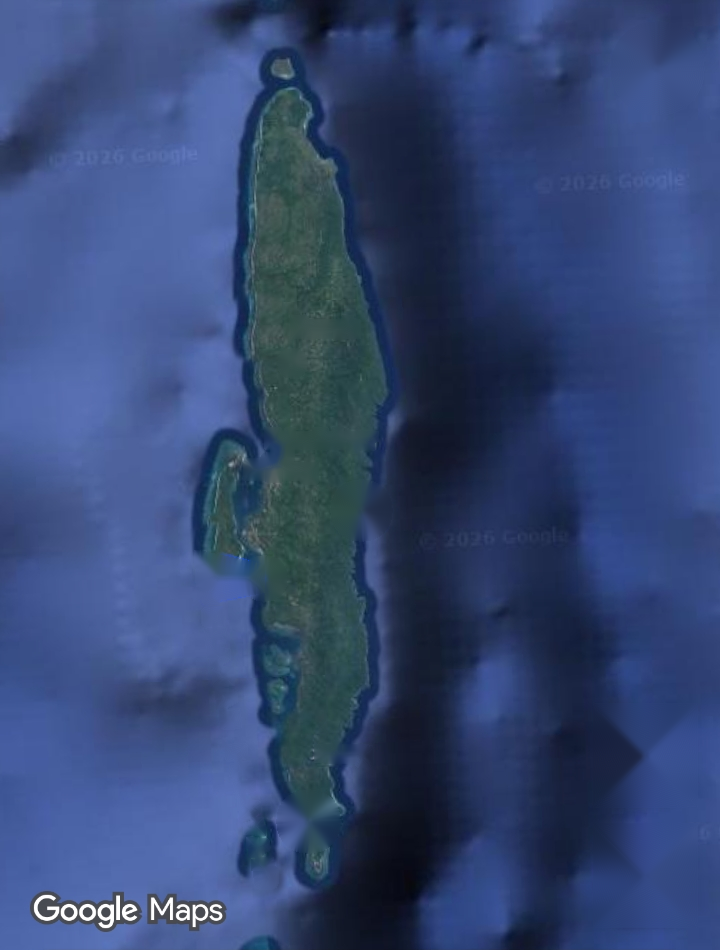
#> input picture assets/maps/bahuluang/peta-1.png, 720 x 950 px, given in place of peta-1-asli.jpg, which was not available
$ python bersihkan_peta.py
#> lines starting #> are read from the running program, lines starting #| are printed output that depends on the picture; after the words box and inside, x2 and y2 are one past the last pixel; in counts of white or black regions, pixels touching at a corner belong together
"""Bersihkan screenshot Google Maps: hapus UI aplikasi, pin, label & skala; logo "Google Maps" & watermark © Google TETAP dipertahankan (atribusi wajib).
Run: python3 assets/maps/bahuluang/bersihkan_peta.py -> assets/maps/bahuluang/peta-N.png (720x950)"""
import cv2, numpy as np, pathlib
H = pathlib.Path(__file__).parent
TOP, BOT = 200, 1150                      # buang kolom cari, chip, dan panel bawah
BTN = [("c", 657, 268, 42), ("r", 598, 908, 692, 1002), ("r", 598, 1028, 692, 1122)]   # tombol lapisan, lokasi, rute
M = {
 1: [("c", 258, 527, 28), ("t", 284, 512, 365, 543), ("c", 292, 563, 10), ("t", 262, 624, 380, 660), ("t", 240, 656, 322, 684), ("c", 326, 703, 11),
     ("c", 361, 710, 26), ("c", 264, 778, 18), ("p", [(196, 752), (262, 766), (262, 790), (204, 800)]), ("c", 209, 741, 11), ("t", 190, 742, 284, 1092),
     ("c", 300, 928, 11), ("c", 298, 950, 11), ("t", 296, 938, 372, 966), ("c", 308, 1021, 27), ("c", 266, 1077, 11)],
 2: [("c", 383, 303, 27), ("c", 364, 418, 27), ("c", 418, 773, 27), ("t", 506, 414, 590, 442), ("t", 316, 562, 444, 590), ("t", 496, 690, 562, 718),
     ("t", 90, 636, 190, 980), ("c", 207, 1052, 27)],
 3: [("t", 238, 200, 336, 480), ("t", 136, 672, 304, 728), ("c", 328, 695, 28), ("t", 112, 855, 244, 890), ("c", 272, 868, 28)],
 4: [],
 5: [("t", 76, 826, 280, 860), ("c", 305, 840, 28), ("r", 436, 1050, 580, 1104)],
 6: [("r", 450, 1050, 580, 1104)],
 7: [("t", 260, 720, 394, 752), ("c", 420, 732, 28), ("c", 657, 373, 40)],
}
def clone(im, sm):
    """Isi area bertopeng dengan tekstur tetangga (geser sumber, pilih yang paling menyatu), tepi dihaluskan."""
    ys, xs = np.nonzero(sm); y0, y1, x0, x1 = ys.min(), ys.max() + 1, xs.min(), xs.max() + 1
    h, w = y1 - y0, x1 - x0; ring = cv2.dilate(sm, np.ones((9, 9), np.uint8)) & ~sm
    wide = cv2.dilate(sm, np.ones((31, 31), np.uint8)) & ~sm
    gray = cv2.cvtColor(im, cv2.COLOR_BGR2GRAY).astype(float)
    hp = np.abs(gray - cv2.GaussianBlur(gray, (0, 0), 3))
    if hp[wide > 0].mean() < 6:                       # area polos (laut) -> isi halus
        return cv2.inpaint(im, cv2.dilate(sm, np.ones((5, 5), np.uint8)), 9, cv2.INPAINT_TELEA)
    best = None
    for dx, dy in [(-1.3, 0), (1.3, 0), (0, -1.3), (0, 1.3), (-1.3, -1.3), (1.3, 1.3), (-1.3, 1.3), (1.3, -1.3), (-2.4, 0), (0, -2.4), (0, 2.4)]:
        ox, oy = int(dx * w), int(dy * h)
        if not (0 <= x0 + ox and x1 + ox <= im.shape[1] and 0 <= y0 + oy and y1 + oy <= im.shape[0]): continue
        if (ALL[y0 + oy:y1 + oy, x0 + ox:x1 + ox] > 0).any(): continue
        sh = np.roll(np.roll(im, -oy, 0), -ox, 1)
        err = np.abs(sh[ring > 0].astype(int) - im[ring > 0].astype(int)).mean()
        if best is None or err < best[0]: best = (err, sh)
    if best is None: return cv2.inpaint(im, sm, 9, cv2.INPAINT_TELEA)
    a = cv2.GaussianBlur(cv2.dilate(sm, np.ones((7, 7), np.uint8)).astype(float) / 255, (0, 0), 3)[..., None]
    return (best[1] * a + im * (1 - a)).astype(np.uint8)
for n, shapes in M.items():
    im = cv2.imread(str(H / f"src/peta-{n}-asli.jpg"))
#> im is the input picture: shape (950, 720, 3); mean B, G, R 115.5, 71.7, 52.5
    mk = np.zeros(im.shape[:2], np.uint8)
    ALL = np.zeros(im.shape[:2], np.uint8)
    for s in shapes + BTN:
        if s[0] == "c": cv2.circle(ALL, (s[1], s[2]), s[3] + 4, 255, -1)
        elif s[0] in "rt": cv2.rectangle(ALL, (s[1] - 4, s[2] - 4), (s[3] + 4, s[4] + 4), 255, -1)
        else: cv2.fillPoly(ALL, [np.array(s[1])], 255)
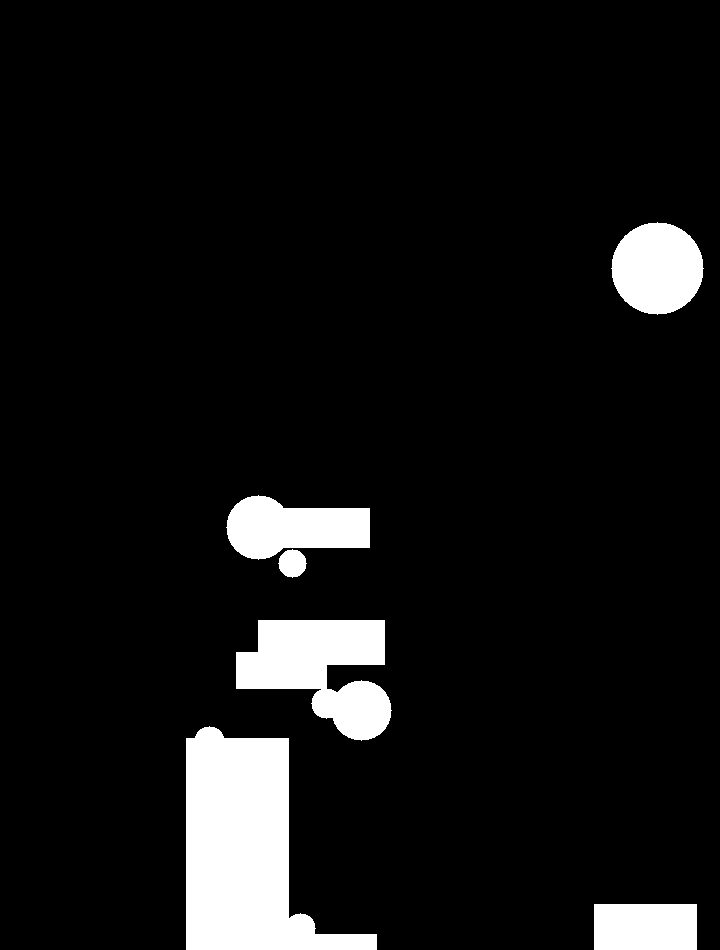
#> ALL: shape (950, 720); 7.9% white; 6 white regions, box (x1, y1, x2, y2) and area: (186, 726, 377, 950) 23971, (236, 620, 392, 741) 11555, (611, 222, 704, 315) 6625, (226, 495, 370, 560) 6481, (594, 904, 697, 950) 4738, (278, 549, 307, 578) 613
    for s in shapes + BTN:
        if s[0] in "cr":
            sm = np.zeros(im.shape[:2], np.uint8)
            if s[0] == "c": cv2.circle(sm, (s[1], s[2]), s[3] + 3, 255, -1)
            else: cv2.rectangle(sm, (s[1] - 3, s[2] - 3), (s[3] + 3, s[4] + 3), 255, -1)
#> (the run stopped early here; a loop or call above may not have finished)

$ run again, on assets/maps/bahuluang/peta-5.png
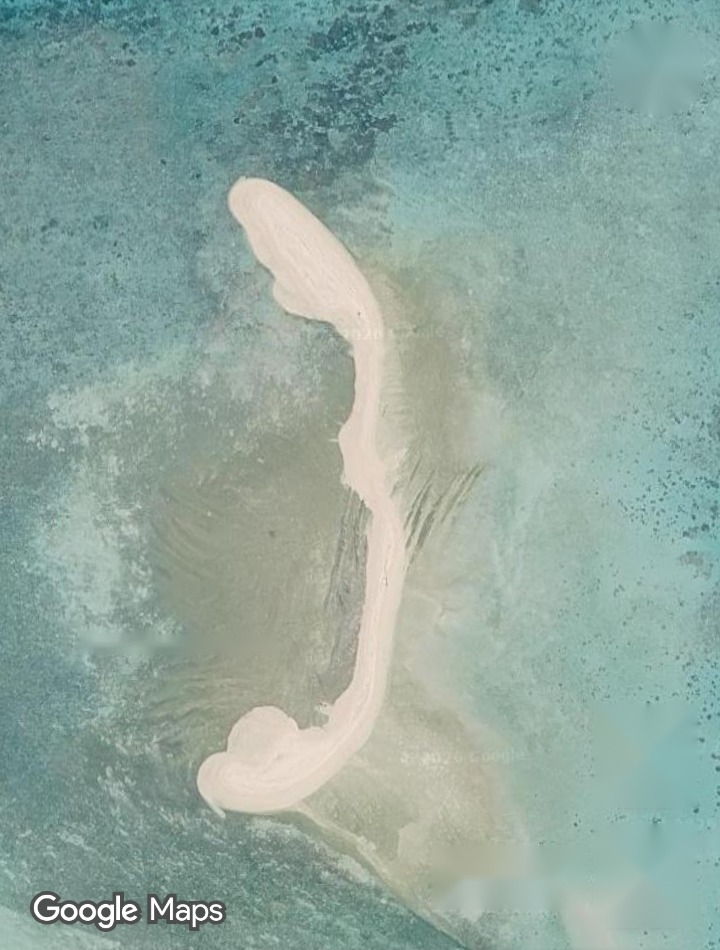
#> input picture assets/maps/bahuluang/peta-5.png, 720 x 950 px, given in place of peta-1-asli.jpg, which was not available
#> im is the input picture: shape (950, 720, 3); mean B, G, R 158.6, 167.1, 143.7

$ run again, on assets/maps/bahuluang/peta-6.png
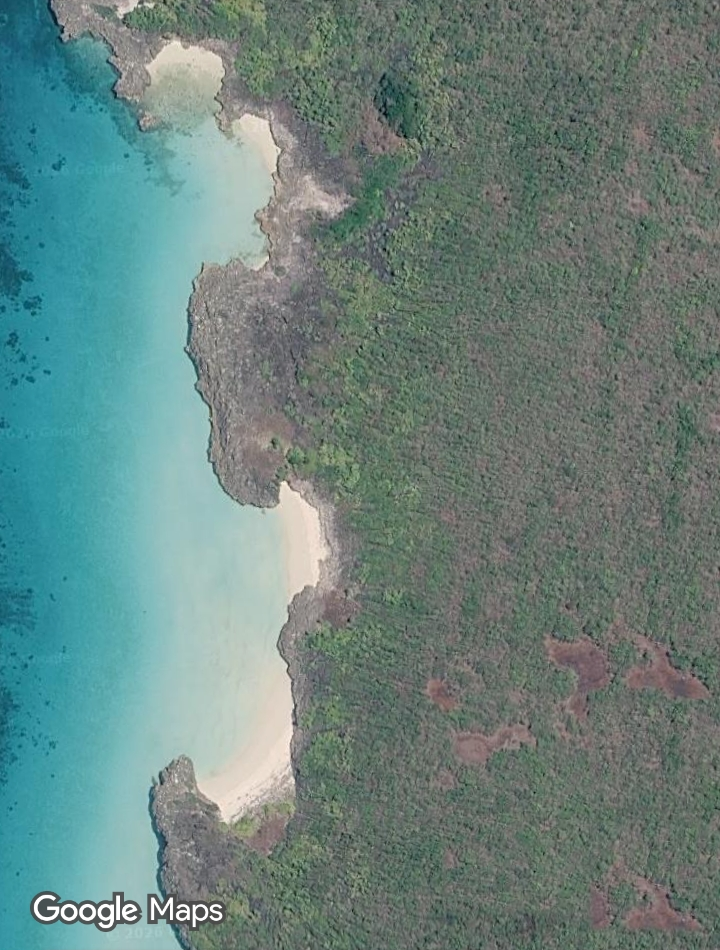
#> input picture assets/maps/bahuluang/peta-6.png, 720 x 950 px, given in place of peta-1-asli.jpg, which was not available
#> im is the input picture: shape (950, 720, 3); mean B, G, R 126.2, 130.8, 105.5

$ run again, on assets/maps/bahuluang/peta-7.png
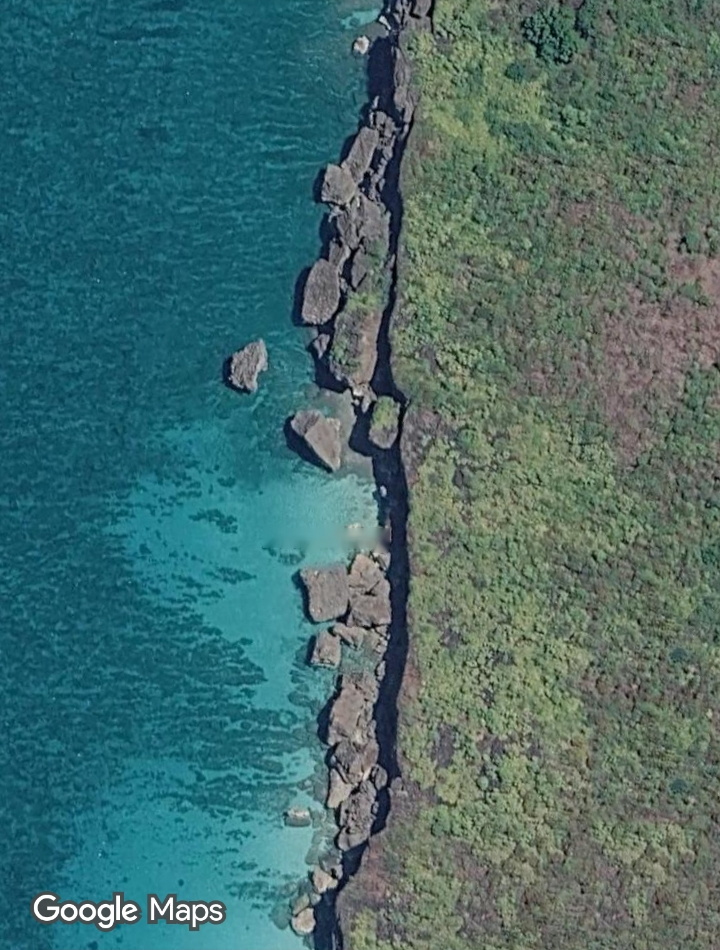
#> input picture assets/maps/bahuluang/peta-7.png, 720 x 950 px, given in place of peta-1-asli.jpg, which was not available
#> im is the input picture: shape (950, 720, 3); mean B, G, R 107.6, 108.2, 70.3
